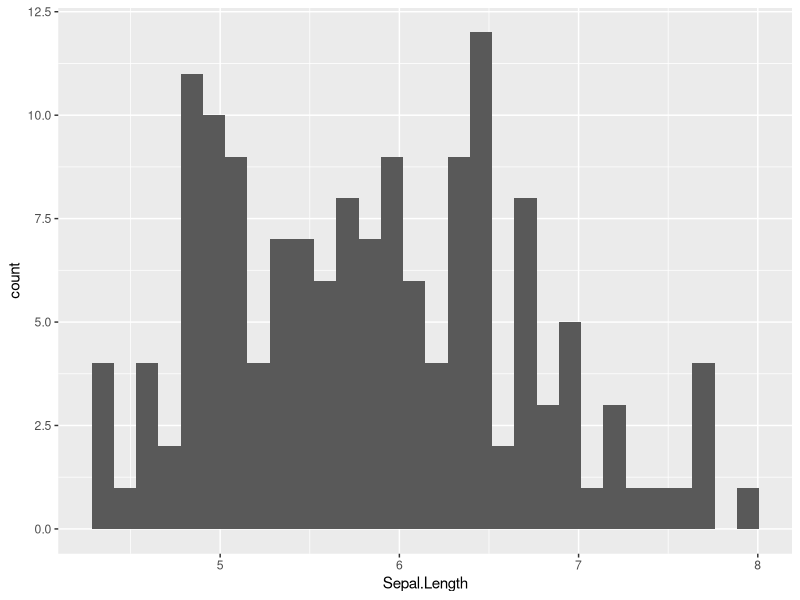
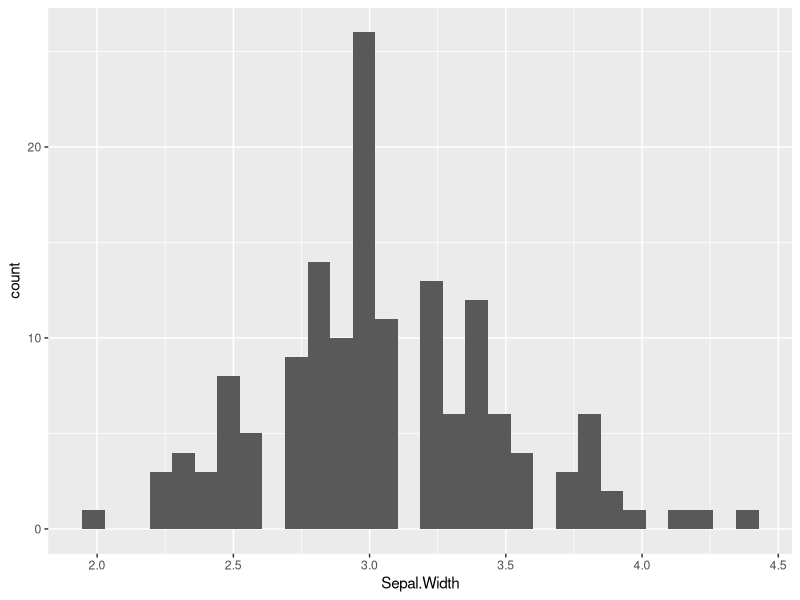
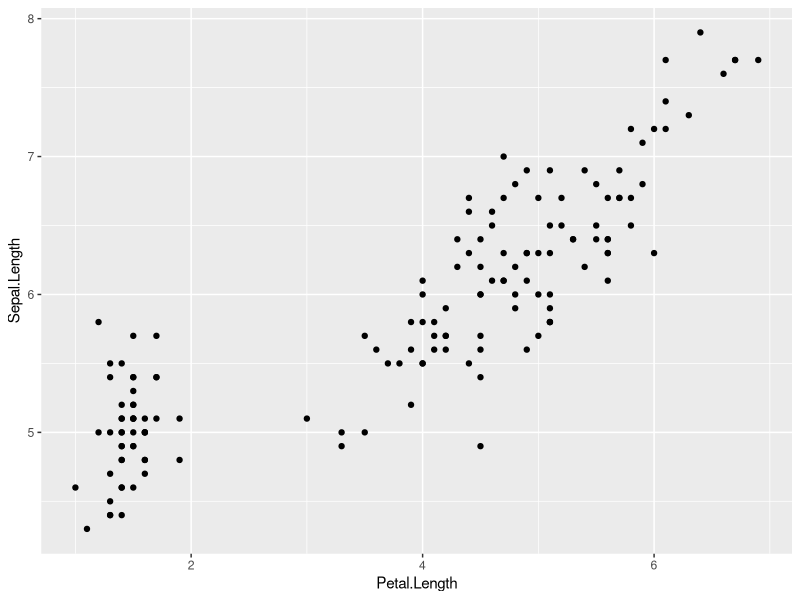

The R script that drew these images, in order: (Note: this script raises an error after producing the figures.)
## ---- chunk 1
# To install R packages (works for most packages)

install.packages("package_name") # Note that the package_name is wrapped in double quotes. This is important.

# Try installing the ggplot2 package

install.packages("ggplot2")
## ---- chunk 2
# To load an R package, use the library() function

# Try loading the ggplot2 package

library(ggplot2)

# Once you've loaded the package, you can now access the package contents

## ---- chunk 3
# Load the data
data(iris)

# Brief summary of the data
summary(iris)

## ---- chunk 4
# Univariate continuous distributions can be visualized in various ways, but one popular way is a histogram


# Let's create a basic histogram of the sepal length variable from the iris dataset using ggplot2

ggplot(data = iris, # Specify the name of the dataset
       aes(x = Sepal.Length)) + # Specify which variable to map to the x-axis
  geom_histogram() # Add a geom_histogram layer to create a histogram of sepal length


# Try adapting the previous code to create a histogram of the sepal width

ggplot(data = iris,
       aes(x = Sepal.Width)) +
  geom_histogram()



## ---- chunk 5

# Create a basic scatterplot to show the relationship between sepal length and petal length

ggplot(data = iris,
       aes(x = Petal.Length,
           y = Sepal.Length)) + # Notice that there are mappings for x and y 
  geom_point() # geom_point creates points at each x-y mapping of the data, thereby creating a scatterplot



## ---- chunk 6

# Create a simple boxplot of sepal length by flower species 

ggplot(data = iris %>% 
         filter(Species %in% c("setosa", "versicolor")),
       aes(x = Species, # Note: for boxplots, you should put the discrete variable on the x-axis
           y = Sepal.Length)) +
  geom_boxplot()

tdisubset <- iris %>%
  filter(Species %in% c("setosa", "versicolor"))

ggplot( data= subset,
       aes(x = Species, # Note: for boxplots, you should put the discrete variable on the x-axis
           y = Sepal.Length)) +
  geom_boxplot()


## ---- chunk 7

# Using faceting, visualize the relationship between sepal length and petal length, conditioned by flower species

ggplot(data = iris,
       aes(x = Sepal.Length, y = Petal.Length)) +
  geom_point() +
  # facet_wrap(c("Species"))
  facet_wrap(~Species)

## ---- chunk 8

# Plot titles and axis labels can be easily added using ggtitle(), xlab(), and ylab() functions

# Create a scatterplot of petal length on the x axis and petal width on the y axis
# Using the "size" aesthetic parameter, scale point sizes by sepal length
# Give this plot a title of "Relationship between petal length and petal width in irises"
# Label the x axis as "Petal Length (cm)", and y axis as "Petal Width (cm)"

ggplot(data = iris,
       aes(x = Petal.Length,
           y = Petal.Width)) +
  geom_point(aes(size = Sepal.Length,
           col = Species)) +
  ggtitle("Relationship between petal length and petal width in irises") +
  xlab("Petal Length (cm)") +
  ylab("Petal Width (cm)")




